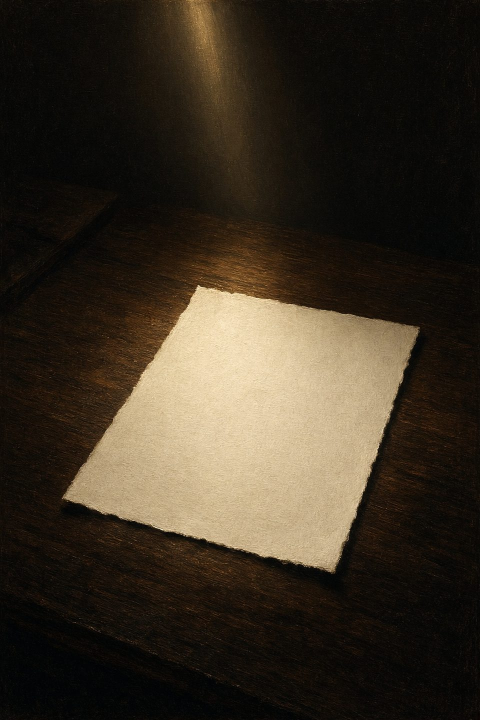
#> input picture tools/img/cover.jpg, 960 x 1440 px (shown at 1/2 size)
$ python make_og.py
#> lines starting #> are read from the running program, lines starting #| are printed output that depends on the picture; after the words box and inside, x2 and y2 are one past the last pixel; in counts of white or black regions, pixels touching at a corner belong together
#!/usr/bin/env python3
"""Social preview (1200x630) for schtereb.com, drawn in the style of the site's cover: bordeaux cloth board with a gilt
double-rule frame, the cover photo as an arched tipped-in plate, gold-foil type — and the title block beside it.
Writes tools/img/og.jpg (build_site.py copies it to docs/assets/img/). Pure PIL + numpy; rendered at 2x and downsampled."""
import os, numpy as np
from PIL import Image, ImageDraw, ImageFont, ImageFilter, ImageChops

ROOT = os.path.dirname(os.path.dirname(os.path.abspath(__file__)))
IMG = os.path.join(ROOT, "tools", "img"); FONTS = os.path.join(ROOT, "tools", "fonts")
S = 2                                   # supersample
W, H = 1200 * S, 630 * S
BOARD = (63, 19, 27); BOARD_HI = (86, 31, 39); BOARD_LO = (37, 9, 16)
FOIL = (216, 184, 108); FOIL_HI = (246, 231, 182); FOIL_LO = (141, 107, 46)
CREAM = (244, 234, 214); MUTED = (183, 170, 152)

def font(name, size): return ImageFont.truetype(os.path.join(FONTS, f"CormorantGaramond-{name}.ttf"), int(size))

def gradient(w, h, c0, c1, angle_deg=165):
    """Linear gradient between two colours at an angle (CSS convention: 180deg = top→bottom)."""
    a = np.deg2rad(angle_deg); dx, dy = np.sin(a), -np.cos(a)
    x, y = np.meshgrid(np.arange(w), np.arange(h)); t = (x * dx + y * dy); t = (t - t.min()) / (t.max() - t.min())
    arr = np.stack([c0[i] + (c1[i] - c0[i]) * t for i in range(3)], -1)
    return Image.fromarray(arr.astype(np.uint8))

def foil(w, h, angle_deg=100):
    """Gold-foil ramp: lo → foil → hi → foil → lo."""
    stops = [(0, FOIL_LO), (.22, FOIL), (.42, FOIL_HI), (.58, FOIL), (.8, FOIL_LO), (1, FOIL)]
    a = np.deg2rad(angle_deg); dx, dy = np.sin(a), -np.cos(a)
    x, y = np.meshgrid(np.arange(w), np.arange(h)); t = x * dx + y * dy; t = (t - t.min()) / (t.max() - t.min())
    out = np.zeros((h, w, 3))
    for (t0, c0), (t1, c1) in zip(stops, stops[1:]):
        m = (t >= t0) & (t <= t1); u = ((t - t0) / (t1 - t0))[m]
        for i in range(3): out[..., i][m] = c0[i] + (c1[i] - c0[i]) * u
    return Image.fromarray(out.astype(np.uint8))

def cloth(w, h):
    """Bordeaux cloth: base gradient, two fibre layers (streaked noise) blended soft-light."""
    base = gradient(w, h, BOARD_HI, BOARD_LO, 165)
    rng = np.random.default_rng(7)
    def fibres(kx, ky):
        n = rng.random((max(2, h // ky), max(2, w // kx))) * .22 + .39     # low amplitude around mid-grey
        im = Image.fromarray((n * 255).astype(np.uint8)).resize((w, h), Image.BILINEAR)
        return Image.merge("RGB", (im, im, im))
    for f in (fibres(1, 14), fibres(14, 1)): base = ImageChops.soft_light(base, f)
    return base

def gold_text(canvas, xy, text, fnt, anchor="la", tracking=0, alpha=255, foil_angle=100):
    """Draw text filled with the foil ramp through a text mask."""
    x, y = xy
    if tracking:
        widths = [fnt.getlength(ch) for ch in text]; total = sum(widths) + tracking * (len(text) - 1)
        if anchor[0] == "m": x -= total / 2
        for ch, wch in zip(text, widths): gold_text(canvas, (x, y), ch, fnt, "l" + anchor[1], 0, alpha, foil_angle); x += wch + tracking
        return
    box = [int(v) for v in ImageDraw.Draw(canvas).textbbox((x, y), text, font=fnt, anchor=anchor)]
    if box[2] <= box[0] or box[3] <= box[1]: return
    pad = 4; bx0, by0, bx1, by1 = box[0] - pad, box[1] - pad, box[2] + pad, box[3] + pad
    mask = Image.new("L", (bx1 - bx0, by1 - by0), 0)
    ImageDraw.Draw(mask).text((x - bx0, y - by0), text, font=fnt, fill=alpha, anchor=anchor)
    shadow = Image.new("L", mask.size, 0); shadow.paste(mask, (0, 1 * S))
    canvas.paste((0, 0, 0), (bx0, by0), shadow.point(lambda v: v * .55))
    canvas.paste(foil(mask.size[0], mask.size[1], foil_angle), (bx0, by0), mask)

def arch_mask(w, h):
    m = Image.new("L", (w, h), 0); d = ImageDraw.Draw(m)
    d.ellipse((0, 0, w - 1, w - 1), fill=255); d.rectangle((0, w // 2, w - 1, h - 1), fill=255)
    return m

def arch_outline(d, x, y, w, h, width, fill):
    d.arc((x, y, x + w, y + w), 180, 360, fill=fill, width=width)
    d.line((x, y + w / 2, x, y + h), fill=fill, width=width); d.line((x + w, y + w / 2, x + w, y + h), fill=fill, width=width)
    d.line((x, y + h, x + w, y + h), fill=fill, width=width)

def board(bw, bh):
    """The front board, face on."""
    b = cloth(bw, bh); d = ImageDraw.Draw(b)
    # gilt frame with corner diamonds + stars
    m = int(bw * .06); t = int(bw * .055)
    o = m + int(t * 6 / 30); i = m + int(t * 11 / 30)
    d.rectangle((o, o, bw - o, bh - o), outline=FOIL, width=max(1, int(1.6 * S * bw / 416 / S)))
    d.rectangle((i, i, bw - i, bh - i), outline=tuple(int(c * .6 + BOARD[k] * .4) for k, c in enumerate(FOIL)), width=max(1, S // 2))
    r = int(t * 4 / 30)
    for cx, cy in ((o, o), (bw - o, o), (o, bh - o), (bw - o, bh - o)):
        d.polygon([(cx, cy - r), (cx + r, cy), (cx, cy + r), (cx - r, cy)], fill=FOIL)
    sr = int(t * 8.5 / 30)
    for cx, cy in ((i + sr, i + sr), (bw - i - sr, i + sr), (i + sr, bh - i - sr), (bw - i - sr, bh - i - sr)):
        pts = []
        for k in range(4):
            import math
            a = k * math.pi / 2; pts.append((cx + sr * math.cos(a), cy + sr * math.sin(a)))
            a2 = a + math.pi / 4; pts.append((cx + sr * .28 * math.cos(a2), cy + sr * .28 * math.sin(a2)))
        d.polygon(pts, fill=(236, 212, 143))
    # arched plate with the cover photo
    em = bw * .04
    pw = int(em * 11); ph = int(em * 14.5); px = (bw - pw) // 2; py = int(em * 5.6)
    src = Image.open(os.path.join(IMG, "cover.jpg")).convert("RGB")
    sc = max(pw / src.width, ph / src.height); src = src.resize((int(src.width * sc) + 1, int(src.height * sc) + 1), Image.LANCZOS)
    cx0 = (src.width - pw) // 2; cy0 = int((src.height - ph) * .62); plate = src.crop((cx0, cy0, cx0 + pw, cy0 + ph))
    vign = Image.new("L", (pw, ph), 0); ImageDraw.Draw(vign).rectangle((0, 0, pw, ph), fill=0)
    dark = Image.new("RGB", (pw, ph), (20, 10, 8)); grad = np.linspace(0, .35, ph)[:, None].repeat(pw, 1)
    plate = Image.composite(dark, plate, Image.fromarray((grad[::-1] * 255).astype(np.uint8)))
    # bezel rings (drawn under the plate, spread outward like the CSS box-shadows)
    sh = Image.new("L", b.size, 0); ImageDraw.Draw(sh).rectangle((px - 6, py + 30, px + pw + 6, py + ph + 40), fill=200)
    sh = sh.filter(ImageFilter.GaussianBlur(18 * S / 2)); b.paste((0, 0, 0), (0, 0), sh.point(lambda v: v * .6))
    for spread, col in ((int(em * .32), (int(FOIL[0] * .5 + BOARD_LO[0] * .5), int(FOIL[1] * .5 + BOARD_LO[1] * .5), int(FOIL[2] * .5 + BOARD_LO[2] * .5))),
                        (int(em * .26), BOARD_LO), (int(em * .16), FOIL), (1 * S, (0, 0, 0))):
        ring = Image.new("L", (pw + 2 * spread, ph + 2 * spread), 0)
        ImageDraw.Draw(ring).rectangle((0, 0, ring.width, ring.height), fill=0)
        ring.paste(arch_mask(pw + 2 * spread, ph + 2 * spread), (0, 0)); b.paste(col, (px - spread, py - spread), ring)
    b.paste(plate, (px, py), arch_mask(pw, ph))
    # ornament rule, gilt type
    d = ImageDraw.Draw(b)
    ty = py + ph + int(em * 1.1)
    def rule(cy, half):
        d.line((bw / 2 - half, cy, bw / 2 - half * .18, cy), fill=FOIL, width=S); d.line((bw / 2 + half * .18, cy, bw / 2 + half, cy), fill=FOIL, width=S)
        d.ellipse((bw / 2 - 2 * S, cy - 2 * S, bw / 2 + 2 * S, cy + 2 * S), fill=FOIL)
    gold_text(b, (bw / 2, int(em * 3.6)), "ПЕРША ЗБІРКА", font("Medium", em * .66), "mm", tracking=int(em * .2))
    rule(ty, em * 3.5)
    gold_text(b, (bw / 2, ty + int(em * 1.9)), "Ноти життя", font("SemiBold", em * 2.5), "mm")
    gold_text(b, (bw / 2, ty + int(em * 3.6)), "до і після", font("Italic", em * 1.35), "mm")
    rule(ty + int(em * 4.6), em * 2.6)
    gold_text(b, (bw / 2, ty + int(em * 5.6)), "Олег Штереб", font("Italic", em * 1.1), "mm")
    gold_text(b, (bw / 2, ty + int(em * 6.7)), "ВІРШІ I–LXXX · ПІСЛЯ I–II", font("Medium", em * .6), "mm", tracking=int(em * .15), alpha=185)
    # hinge shade + bevel
    joint = gradient(int(bw * .1), bh, (0, 0, 0), (0, 0, 0), 90); jm = Image.fromarray((np.linspace(140, 0, int(bw * .1))[None, :].repeat(bh, 0)).astype(np.uint8))
    b.paste(joint, (0, 0), jm)
    ImageDraw.Draw(b).rectangle((0, 0, bw - 1, bh - 1), outline=(120, 70, 70), width=S // 2 or 1)
    return b

def main():
    im = Image.new("RGB", (W, H), (11, 10, 9))
    # room: warm radial glow
    x, y = np.meshgrid(np.arange(W), np.arange(H)); r = np.sqrt(((x - W * .36) / (W * .55)) ** 2 + ((y - H * .42) / (H * .75)) ** 2)
    g = np.clip(1 - r, 0, 1) ** 1.6
    room = np.stack([11 + (42 - 11) * g, 10 + (35 - 10) * g, 9 + (32 - 9) * g], -1); im = Image.fromarray(room.astype(np.uint8))
    # book: front board + spine strip + gilt fore-edge + floor shadow
    bh = int(H * .80); bw = int(bh * 2 / 3); bx = int(W * .09); by = (H - bh) // 2
    shadow = Image.new("L", im.size, 0); ImageDraw.Draw(shadow).ellipse((bx - bw * .12, by + bh * .93, bx + bw * 1.18, by + bh * 1.06), fill=230)
#> after `shadow = Image.new('L', im.size, 0)`: shadow: PIL image 2400x1260 L; every value is 0
#> after `ImageDraw.Draw(shadow).ellipse((bx - bw * 0.12, by + bh * 0.93, bx + b`:
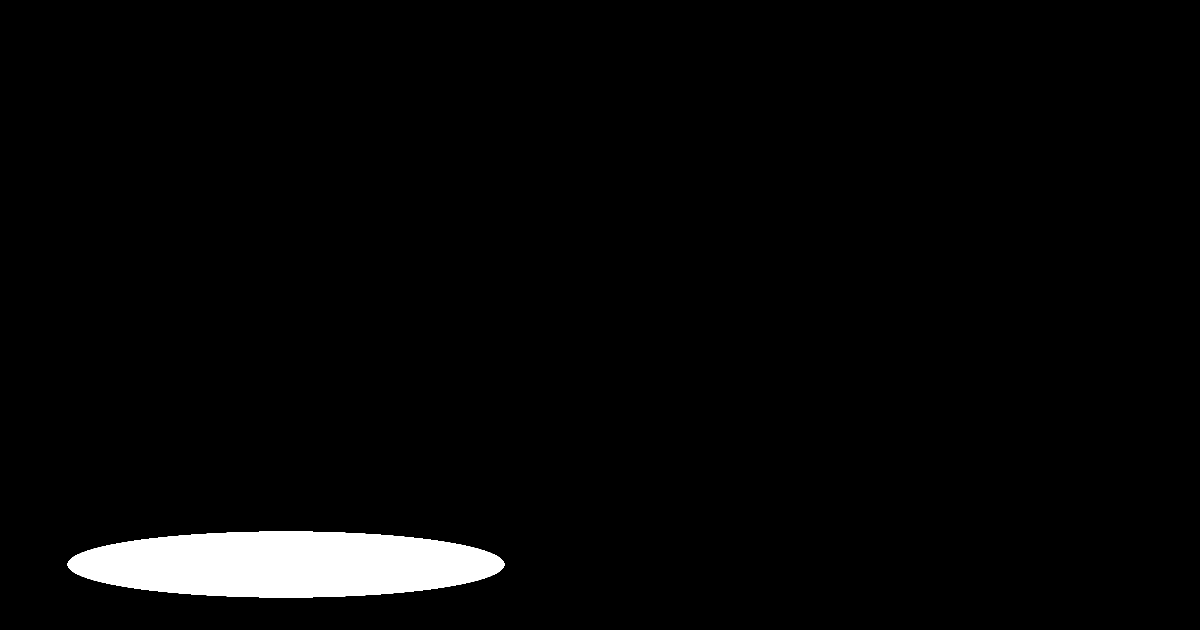
#> shadow: PIL image 2400x1260 L (shown at 1/2 size); values 0 (black) and 230 (white), 3% white; 1 white region, box (x1, y1, x2, y2) and area: (135, 1063, 1009, 1195) 90720
    shadow = shadow.filter(ImageFilter.GaussianBlur(22 * S)); im.paste((0, 0, 0), (0, 0), shadow)
    edge = int(bw * .03); spine = int(bw * .025)
    im.paste(gradient(spine, bh, (30, 8, 12), (70, 24, 30), 90), (bx - spine, by))                     # spine sliver
    im.paste(foil(edge, bh, 90).resize((edge, bh)), (bx + bw, by + int(bh * .012)))                       # gilt fore-edge
    lines = Image.fromarray(((np.arange(edge) % 3 == 0)[None, :].repeat(bh, 0) * 90).astype(np.uint8))
#> lines: PIL image 20x1008 L; values 0 (black) and 90 (white), 35% white in thin lines or dots
    im.paste((90, 60, 20), (bx + bw, by + int(bh * .012)), lines)
    im.paste(board(bw, bh), (bx, by))
#> in fibres (call 2), `im = Image.fromarray((n * 255).astype(np.uint8)).resize((w, h), Image...`:
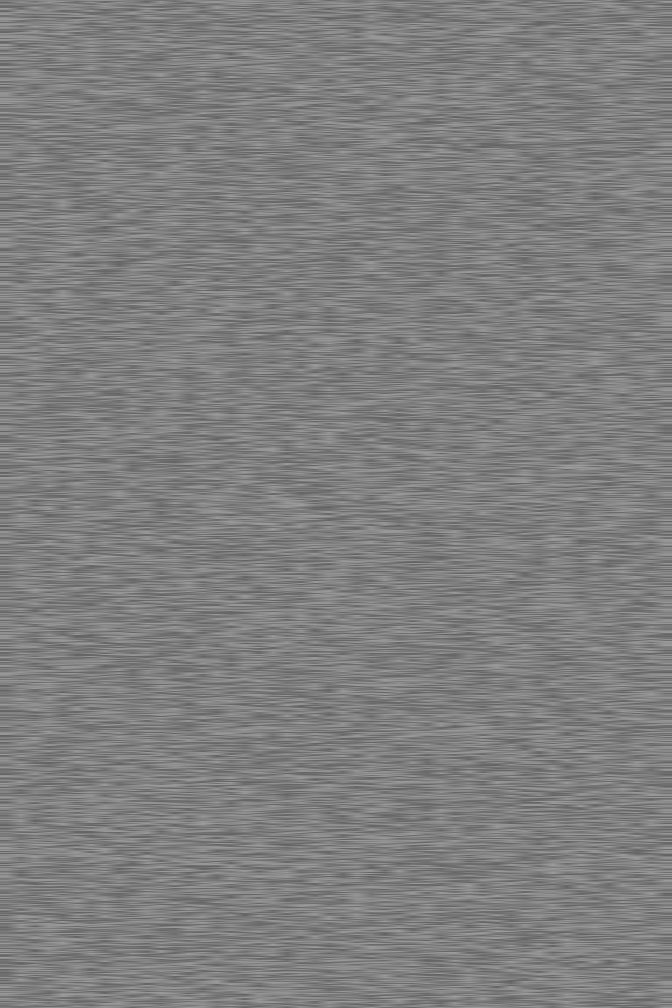
#> im: PIL image 672x1008 L; min 99, max 155, mean 127
#> in board, src is the input picture: PIL image 960x1440 RGB; mean R, G, B 57.2, 48, 35.2
#> in board, `vign = Image.new('L', (pw, ph), 0)`: vign: PIL image 295x389 L; every value is 0
#> in board, `plate = Image.composite(dark, plate, Image.fromarray((grad[::-1] * 255..`:
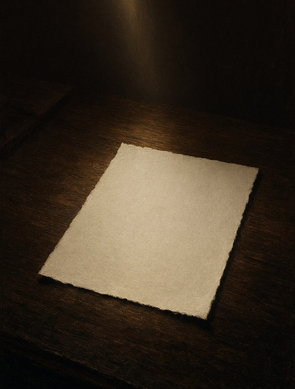
#> plate: PIL image 295x389 RGB; mean R, G, B 56.2, 46.2, 34.2
#> in board, `sh = Image.new('L', b.size, 0)`: sh: PIL image 672x1008 L; every value is 0
#> in board, `ImageDraw.Draw(sh).rectangle((px - 6, py + 30, px + pw + 6, py + ph + `: sh: PIL image 672x1008 L; values 0 (black) and 200 (white), 18.2% white; 1 white region, box (x1, y1, x2, y2) and area: (182, 180, 490, 580) 123200
#> in board, `sh = sh.filter(ImageFilter.GaussianBlur(18 * S / 2))`:
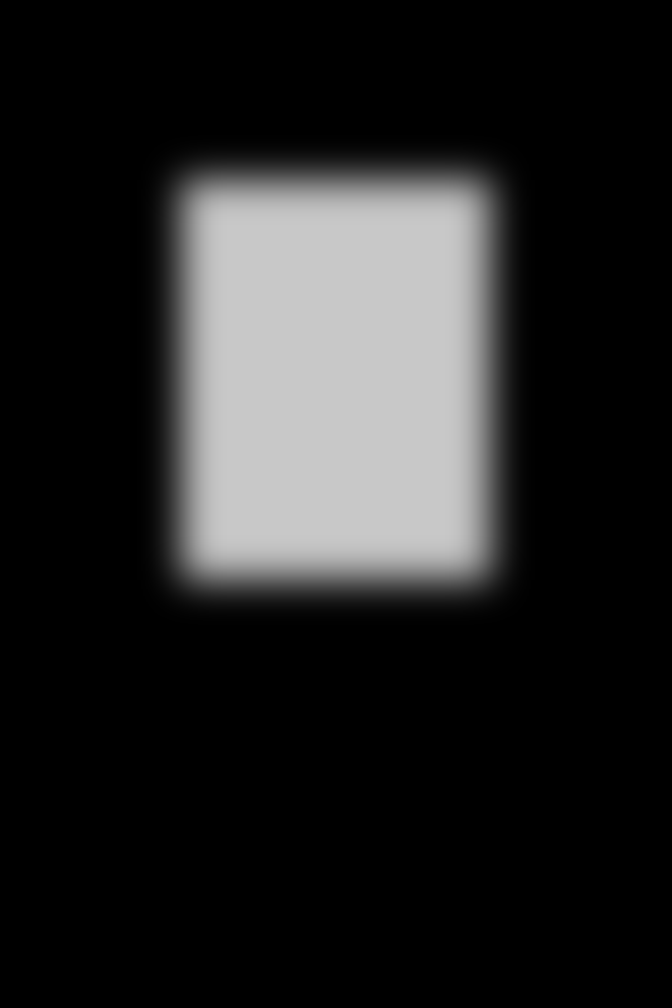
#> sh: PIL image 672x1008 L; min 0, max 200, mean 36.4
#> after the loop in board, `for spread, col in ((int(em * .32), (int(FOIL[0] * .5 + BOARD_LO[0] * ..`:
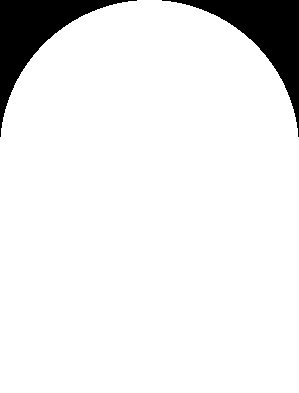
#> ring: PIL image 299x393 L; 91.8% white; 2 black regions, box (x1, y1, x2, y2) and area: (0, 0, 137, 137) 4802, (162, 0, 299, 137) 4802
#> in board, `b.paste(plate, (px, py), arch_mask(pw, ph))`:
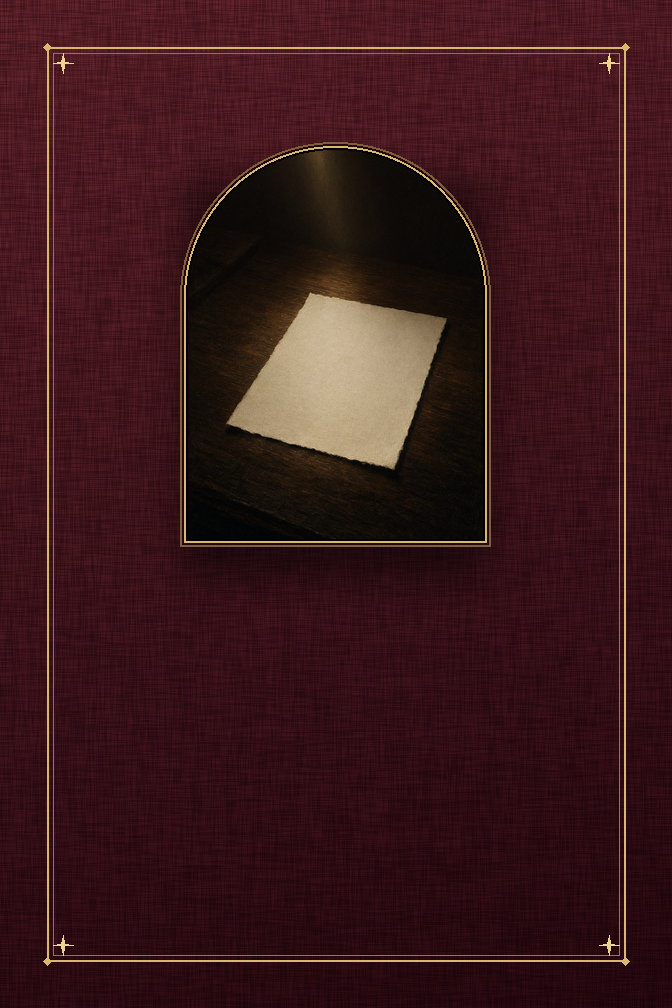
#> b: PIL image 672x1008 RGB; mean R, G, B 59.4, 24.5, 27.1
#> the loop in gold_text, `for ch, wch in zip(text, widths): gold_text(canvas, (x, y), ch, fnt, "..` made 12 passes
#> after the loop in gold_text, `for ch, wch in zip(text, widths): gold_text(canvas, (x, y), ch, fnt, "..`: x = 433.7
#> in gold_text (call 14), `mask = Image.new("L", (bx1 - bx0, by1 - by0), 0)`: mask: PIL image 426x58 L; every value is 0
#> in gold_text (call 15), `box = [int(v) for v in ImageDraw.Draw(canvas).textbbox((x, y), text, f..`: box = [247, 650, 425, 682]
#> in gold_text (call 15), `bx0, by0, bx1, by1 = (box[0] - pad, box[1] - pad, box[2] + pad, box[3]`: bx0 = 243; by0 = 646; bx1 = 429; by1 = 686
#> in gold_text (call 15), `mask = Image.new("L", (bx1 - bx0, by1 - by0), 0)`: mask: PIL image 186x40 L; every value is 0
#> in gold_text (call 15), `shadow.paste(mask, (0, 1 * S))`:
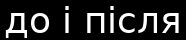
#> shadow: PIL image 186x40 L; min 0, max 255, mean 39.7
    # title block
    d = ImageDraw.Draw(im); tx = bx + bw + int(W * .07); cy = H // 2
    d.text((tx, cy - int(H * .19)), "Ноти життя", font=font("Medium", H * .155), fill=CREAM, anchor="ls")
    d.text((tx + int(W * .005), cy - int(H * .08)), "до і після", font=font("Italic", H * .085), fill=CREAM, anchor="ls")
    d.line((tx, cy - int(H * .03), tx + int(W * .1), cy - int(H * .03)), fill=FOIL, width=S)
    gold_text(im, (tx, cy + int(H * .06)), "Oleg Schtereb", font("Italic", H * .075), "ls")
    d.text((tx, cy + int(H * .15)), "Notes of Life: Before and After", font=font("Italic", H * .052), fill=MUTED, anchor="ls")
    d.text((tx, cy + int(H * .24)), "Українська · Русский · English · Español", font=font("Medium", H * .036), fill=(120, 108, 92), anchor="ls")
    small = font("Medium", H * .034); xx = tx
    for ch in "SCHTEREB.COM": d.text((xx, cy + int(H * .31)), ch, font=small, fill=FOIL, anchor="ls"); xx += small.getlength(ch) + int(H * .012)
#> after the loop, xx = 1572.2
    out = im.resize((W // S, H // S), Image.LANCZOS)
    out.save(os.path.join(IMG, "og.jpg"), quality=88, optimize=True, progressive=True)
    print("wrote tools/img/og.jpg", out.size)
#| wrote tools/img/og.jpg (1200, 630)

if __name__ == "__main__": main()
